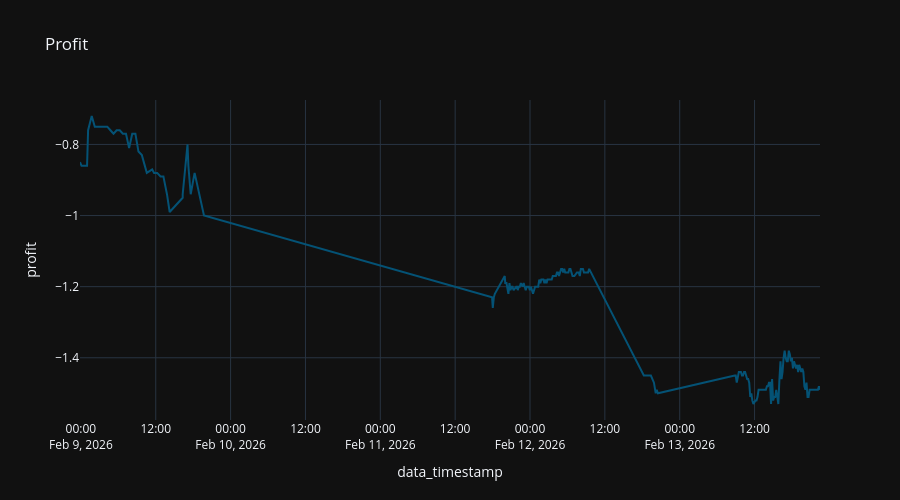

Notebook code for this chart:
### Code cell
x = df[df['ticker'] == asset_ticker][['data_timestamp', 'profit', 'ticker']].sort_values(by="data_timestamp")

fig = px.line (
  x,
  "data_timestamp",
  "profit",
  title="Profit"
#   color_discrete_sequence="Tealgrn_r",
)

fig.update_layout (
  height=500,
)

### Figure 1 — Plotly figure (JSON) as saved in the notebook; plotly's stock layout.template omitted (floating-point values rounded to 4 significant figures; data arrays with more than 128 entries replaced by an {"elided": "..."} marker saying what was removed)
{"data": [{"hovertemplate": "data_timestamp=%{x}<br>profit=%{y}<extra></extra>", "legendgroup": "", "line": {"color": "rgb(4, 82, 117)", "dash": "solid"}, "marker": {"symbol": "circle"}, "mode": "lines", "name": "", "orientation": "v", "showlegend": false, "type": "scatter", "x": {"elided": "229 str values"}, "xaxis": "x", "y": {"elided": "229 float values"}, "yaxis": "y"}], "layout": {"height": 500, "legend": {"tracegroupgap": 0}, "title": {"text": "Profit"}, "xaxis": {"anchor": "y", "domain": [0, 1], "title": {"text": "data_timestamp"}}, "yaxis": {"anchor": "x", "domain": [0, 1], "title": {"text": "profit"}}}}
